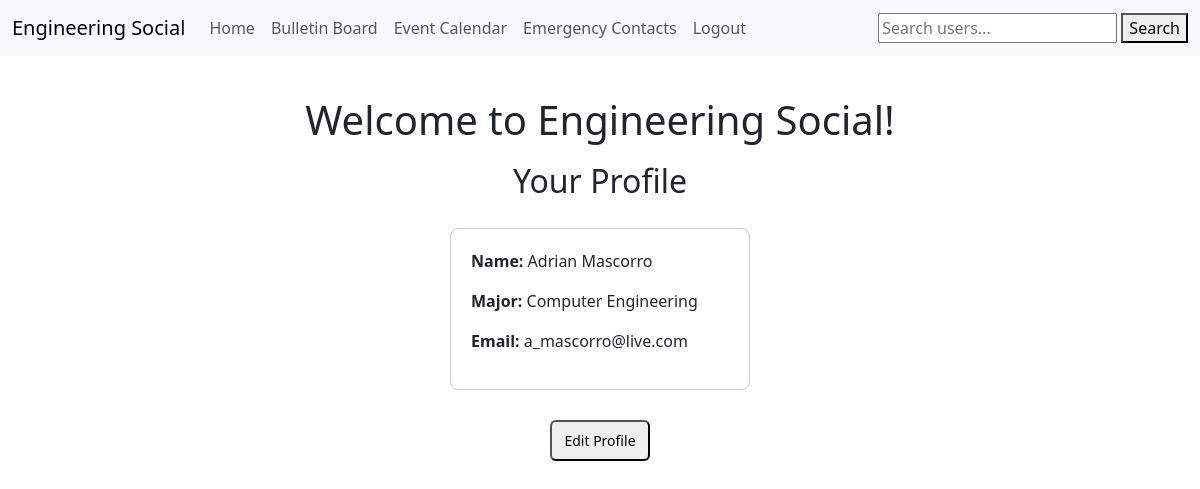
Screenshot of /EngineeringSocialApp/ (signed in) with the database file from the repository.
### users/models.py (models this page shows, shortened)
class Users(models.Model):
    user = models.OneToOneField(User, on_delete=models.CASCADE, related_name='custom_user')
    created_at = models.DateTimeField(auto_now_add=True)
    phone = models.CharField(max_length=10, blank=True, null=True)
    major = models.CharField(max_length=30, blank=True, null=True)

### EngineeringSocialApp/views.py (the view)
# urls.py: path('', views.home, name='home'),  # Home page (requires login)
@login_required
def home(request):
    custom_user, created = Users.objects.get_or_create(user=request.user)
    return render(request, 'home.html', {"custom_user": custom_user})

### EngineeringSocialApp/templates/home.html
{% extends 'base.html' %}
{% block content %}
  <div style="display: flex; flex-direction: column; align-items: center; margin-top: 40px;">
    <h1>Welcome to Engineering Social!</h1>
    <h2 style="margin-top: 10px;">Your Profile</h2>
    <div style="margin-top: 20px; border: 1px solid #ccc; border-radius: 8px; padding: 20px; width: 300px; text-align: left;">
      <p><strong>Name:</strong> {{ custom_user.user.first_name }} {{ custom_user.user.last_name }}</p>
      <p><strong>Major:</strong> {{ custom_user.major }}</p>
      <p><strong>Email:</strong> {{ custom_user.user.email }}</p>
    </div>
    <div style="margin-top: 30px;">
      <a href="{% url 'edit_profile' %}" style="text-decoration: none;">
        <button style="font-size: 14px; padding: 8px 12px; border-radius: 6px;">Edit Profile</button>
      </a>
    </div>
  </div>
{% endblock %}

### rows the page displays
Users: user.first_name "Adrian", user.last_name "Mascorro", major "Computer Engineering", user.email "a_mascorro@live.com"
